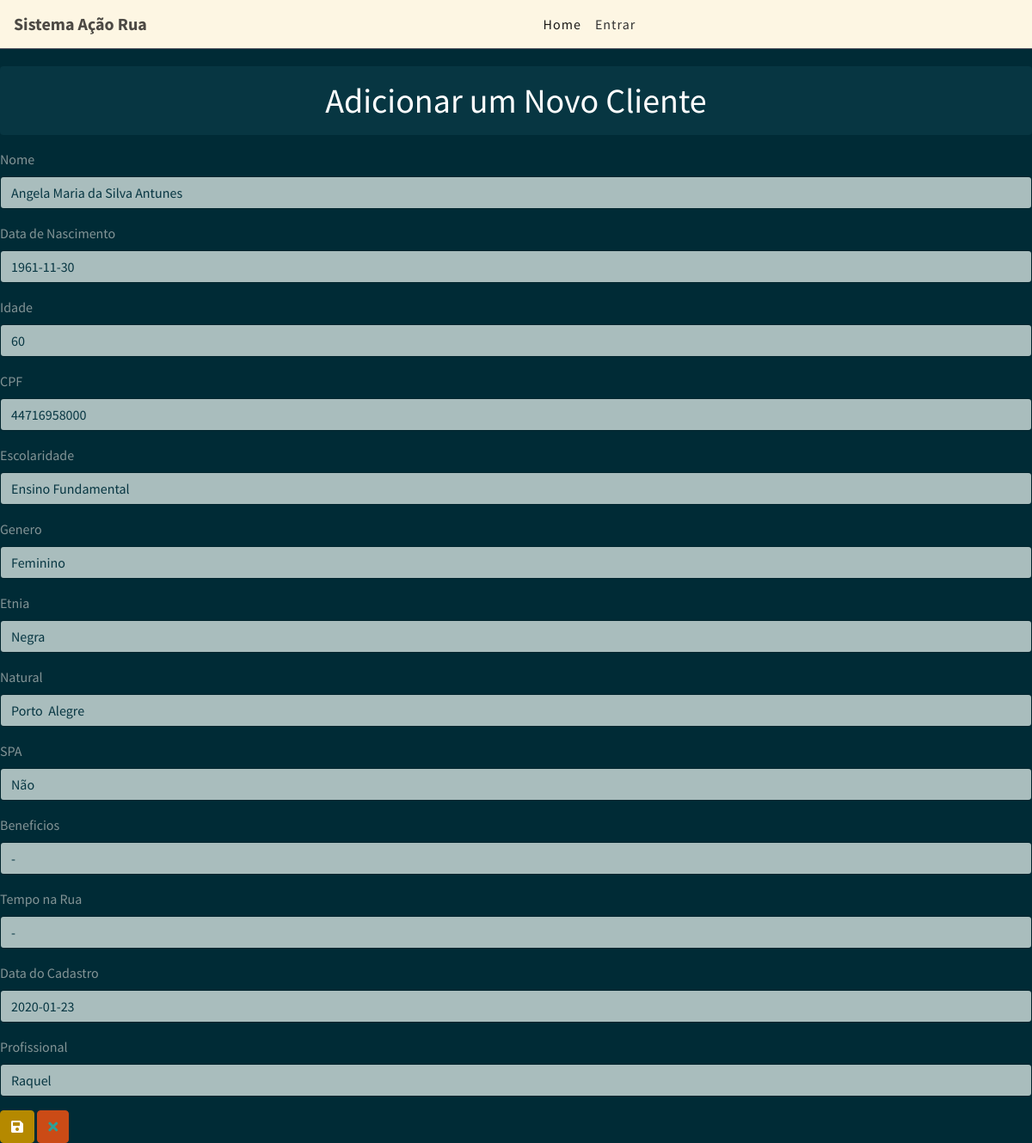
The app's page /4/updatec/ with its own data.
### clientes/models.py (models this page shows, shortened)
class Clientes(models.Model):
    nome = models.CharField('Nome', max_length=100)
    aniversario = models.DateField('Data de Nascimento')
    idade = models.IntegerField()
    cpf = models.CharField('CPF', max_length=11)
    escolaridade = models.CharField('Escolaridade', max_length=100)
    genero = models.CharField('Genero', max_length=30)
    etnia = models.CharField('Etnia', max_length=50)
    natural = models.CharField('Natural', max_length=100)
    spa = models.CharField('SPA', max_length=100)
    beneficios = models.CharField('Beneficios', max_length=100)
    temporua = models.CharField('Tempo na Rua', max_length=25)
    datacadastro = models.DateField('Data do Cadastro')
    profissional = models.CharField('Profissional', max_length=100)

### clientes/views.py (the view)
# urls.py: path('<int:pk>/updatec/', UpdateClientesView.as_view(), name='upd_clientes'),
class UpdateClientesView(UpdateView):
    model = Clientes
    template_name = 'clientes_form.html'
    fields = ['nome', 'aniversario', 'idade', 'cpf', 'escolaridade', 'genero', 'etnia', 'natural', 'spa', 'beneficios',
              'temporua', 'datacadastro', 'profissional']
    success_url = reverse_lazy('list')

### clientes/templates/clientes_form.html (shortened to what this page needs)
{% extends 'base.html' %}
{% load bootstrap4 %}
{% block content %}
<h1 class="text-center alert alert-dark">Adicionar um Novo Cliente</h1>
    <form  method="post">
        {% bootstrap_form form %}
            {% buttons %}
                <button type="submit" class="btn btn-primary"><span><i class="fas fa-save"></i></button>
                <button type="button" class="btn btn-warning">
                    <a href="{% url 'list' %}"><span><i class="fas fa-times"></i></a>
                </button>
            {% endbuttons %}
    </form>
{% endblock %}

### records on screen
Clientes: nome "Angela Maria da Silva Antunes", aniversario "1961-11-30", idade "60", cpf "44716958000", escolaridade "Ensino Fundamental", genero "Feminino", etnia "Negra", natural "Porto Alegre", spa "Não", beneficios "-", temporua "-", datacadastro "2020-01-23", profissional "Raquel"
